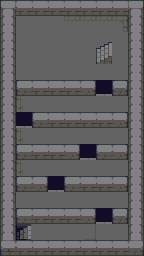

Rendered tile map (Tiled .tmx) drawn with the repository's tilesets; below, a short description and the map source with its tile grids summarised:
An orthogonal 9x16 tile map with 16x16 px tiles, 3 tile layers (Kachelebene 1, Schlucht, graphics), 4 tilesets and 19 objects.

<map version="1.0" tiledversion="1.1.6" orientation="orthogonal" renderorder="right-down" width="9" height="16" tilewidth="16" tileheight="16" infinite="0" nextobjectid="131">
 <tileset firstgid="1" name="tiles_dungeon_v1.1" tilewidth="16" tileheight="16" tilecount="480" columns="20">
  <image source="tiles_dungeon_v1.1.png" width="320" height="384" />
 </tileset>
 <tileset firstgid="481" name="tiles_dungeon_v1.1" tilewidth="16" tileheight="16" tilecount="480" columns="20">
  <image source="tiles_dungeon_v1.1.png" width="320" height="384" />
 </tileset>
 <tileset firstgid="961" name="tiles_dungeon_v1.1" tilewidth="16" tileheight="16" tilecount="480" columns="20">
  <image source="tiles_dungeon_v1.1.png" width="320" height="384" />
 </tileset>
 <tileset firstgid="1441" name="tiles_dungeon_v1.1" tilewidth="16" tileheight="16" tilecount="480" columns="20">
  <image source="tiles_dungeon_v1.1.png" width="320" height="384" />
 </tileset>
 <layer name="Kachelebene 1" width="9" height="16">
  <data>[144 cells, 144 non-empty, 16 distinct tile ids]</data>
 </layer>
 <layer name="Schlucht" width="9" height="16">
  <data>[144 cells, 5 non-empty, 1 distinct tile ids]</data>
 </layer>
 <layer name="graphics" width="9" height="16">
  <data>[144 cells, 3 non-empty, 3 distinct tile ids]</data>
 </layer>
 <objectgroup name="Schlucht">
  <object id="120" x="16" y="112" width="16" height="16" />
  <object id="121" x="80" y="144" width="16" height="16" />
  <object id="122" x="48" y="176" width="16" height="16" />
  <object id="123" x="96" y="208" width="16" height="16" />
  <object id="126" x="96" y="80" width="16" height="16" />
 </objectgroup>
 <objectgroup name="Stein, TreppeRunter">
  <object id="1" x="0" y="0" width="144" height="16" />
  <object id="2" x="0" y="16" width="16" height="240" />
  <object id="3" x="16" y="240" width="128" height="16" />
  <object id="4" x="128" y="16" width="16" height="224" />
  <object id="84" x="16" y="224" width="16" height="16" />
  <object id="108" x="32" y="112" width="96" height="16" />
  <object id="109" x="16" y="144" width="64" height="16" />
  <object id="110" x="96" y="144" width="32" height="16" />
  <object id="111" x="16" y="176" width="32" height="16" />
  <object id="112" x="64" y="176" width="64" height="16" />
  <object id="116" x="16" y="208" width="80" height="16" />
  <object id="117" x="112" y="208" width="16" height="16" />
  <object id="124" x="16" y="80" width="80" height="16" />
  <object id="125" x="112" y="80" width="16" height="16" />
 </objectgroup>
 <objectgroup name="Sonstiges" locked="1" />
</map>
